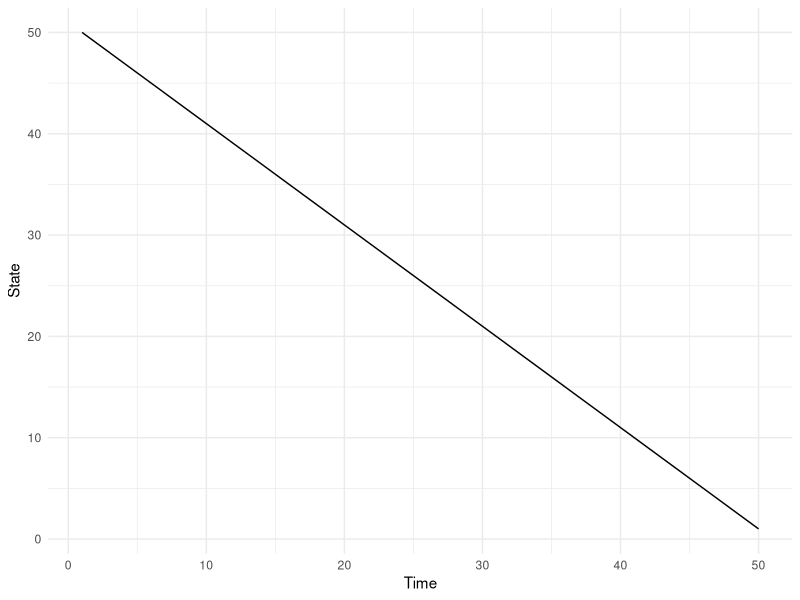

Generate this figure with R:
## ---- chunk 1
library(tidyverse)
head(iris) %>% knitr::kable(format = "latex", table.envir = "table", booktabs = TRUE)
## ---- chunk 2
# This chunk will not be shown
plt = data.frame(Time=1:50,State=50:1)
## ---- chunk 3
#| echo: true
# This will appear in the output
ggplot(plt, aes(Time,State)) +
  geom_line() +
  theme_minimal()
